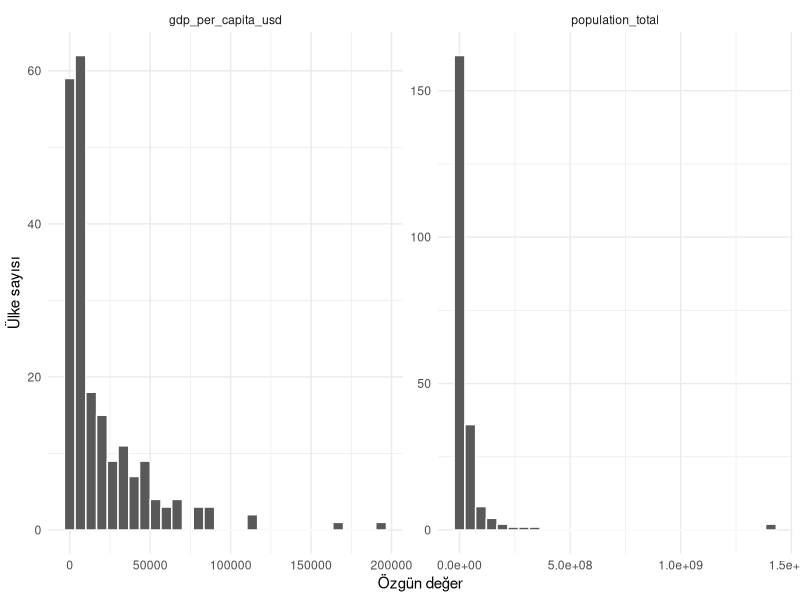
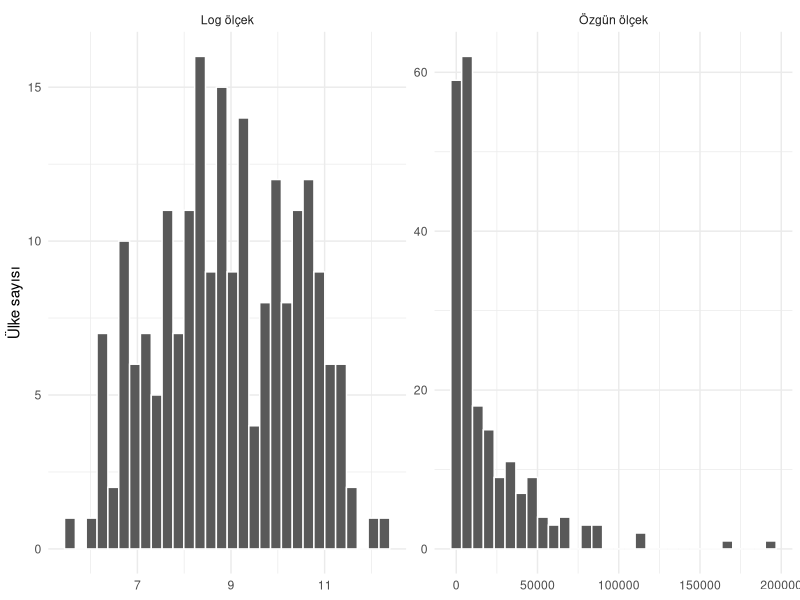
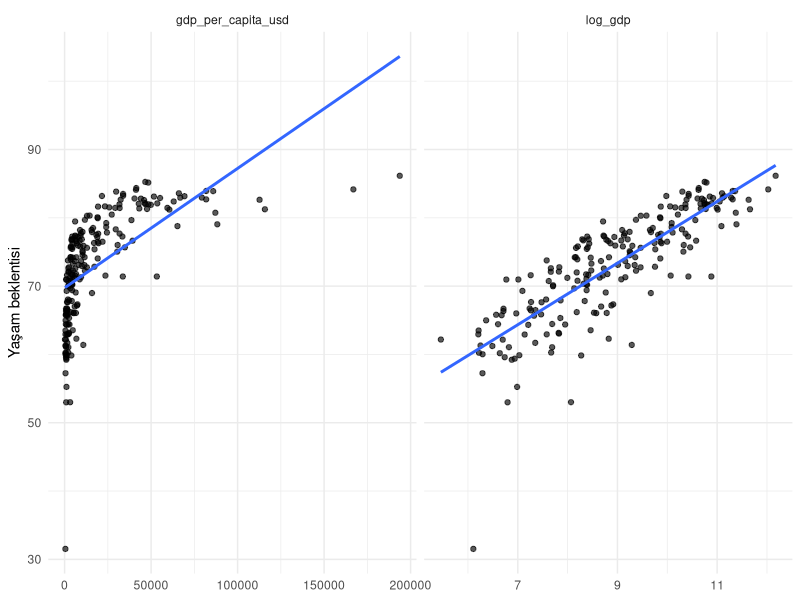
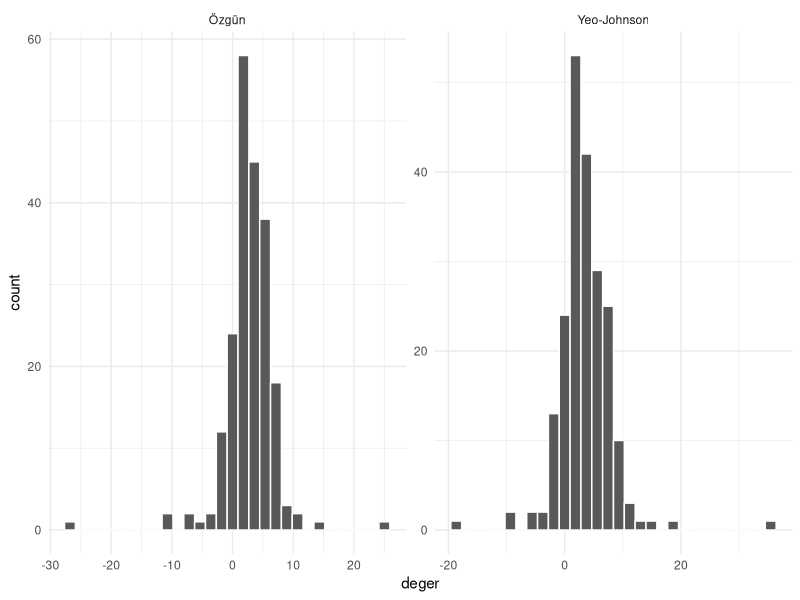
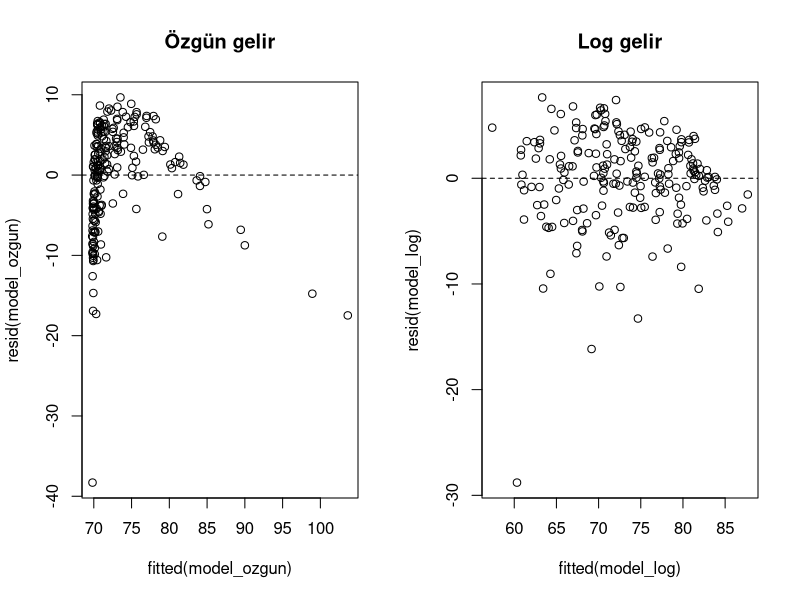

These charts were generated, in order, by the following R code:
## ---- chunk 1
#| label: transform-setup

library(dplyr)
library(tidyr)
library(ggplot2)

countries <- readr::read_csv(
  "data/countries.csv",
  show_col_types = FALSE
)

indicator_dictionary <- readr::read_csv(
  "data/indicator_dictionary.csv",
  show_col_types = FALSE
)
## ---- chunk 2
#| label: transform-dictionary

indicator_dictionary |>
  filter(indicator %in% c(
    "gdp_per_capita_usd",
    "population_total",
    "co2_per_capita",
    "gdp_growth_pct"
  )) |>
  select(indicator, unit, original_indicator, first_year, last_year)
## ---- chunk 3
#| label: transform-skewness-function

carpiklik <- function(x) {
  x <- x[is.finite(x)]
  merkez <- mean(x)
  olcek <- sd(x)
  mean(((x - merkez) / olcek)^3)
}

c(
  nufus = carpiklik(countries$population_total),
  kisi_basi_gsyh = carpiklik(countries$gdp_per_capita_usd),
  yasam_beklentisi = carpiklik(countries$life_expectancy_total)
)
## ---- chunk 4
#| label: transform-original-distributions
#| fig-cap: "2019 ülke göstergelerinin özgün ölçekte dağılımları."

countries |>
  select(population_total, gdp_per_capita_usd) |>
  pivot_longer(everything(), names_to = "gosterge", values_to = "deger") |>
  ggplot(aes(x = deger)) +
  geom_histogram(bins = 30, color = "white", na.rm = TRUE) +
  facet_wrap(~ gosterge, scales = "free") +
  labs(x = "Özgün değer", y = "Ülke sayısı") +
  theme_minimal()
## ---- chunk 5
#| label: transform-log-example

countries_log <- countries |>
  mutate(
    log_population = log(population_total),
    log_gdp_per_capita = log(gdp_per_capita_usd)
  )

c(
  gdp_ozgun_carpiklik = carpiklik(countries$gdp_per_capita_usd),
  gdp_log_carpiklik = carpiklik(countries_log$log_gdp_per_capita)
)
## ---- chunk 6
#| label: transform-log-plot
#| fig-cap: "Kişi başına GSYH dağılımının özgün ve doğal logaritmik ölçekte karşılaştırılması."

countries |>
  transmute(
    `Özgün ölçek` = gdp_per_capita_usd,
    `Log ölçek` = log(gdp_per_capita_usd)
  ) |>
  pivot_longer(everything(), names_to = "olcek", values_to = "deger") |>
  ggplot(aes(x = deger)) +
  geom_histogram(bins = 30, color = "white", na.rm = TRUE) +
  facet_wrap(~ olcek, scales = "free") +
  labs(x = NULL, y = "Ülke sayısı") +
  theme_minimal()
## ---- chunk 7
#| label: transform-log-bases

x <- c(1, 10, 100, 1000)

data.frame(
  x,
  dogal_log = log(x),
  log10 = log10(x),
  log2 = log2(x)
)
## ---- chunk 8
#| label: transform-log-domain

log(c(10, 1, 0))
## ---- chunk 9
#| label: transform-log1p

ornek_sayim <- c(0, 1, 5, 20, 100)

data.frame(
  ozgun = ornek_sayim,
  log1p = log1p(ornek_sayim)
)
## ---- chunk 10
#| label: transform-sqrt

ornek_sayim <- c(0, 1, 4, 9, 25, 100)

data.frame(
  ozgun = ornek_sayim,
  karekok = sqrt(ornek_sayim),
  log1p = log1p(ornek_sayim)
)
## ---- chunk 11
#| label: transform-reciprocal

hiz <- c(20, 40, 80)

data.frame(
  hiz,
  birim_mesafe_suresi = 1 / hiz
)
## ---- chunk 12
#| label: transform-yeojohnson

library(recipes)

buyume_verisi <- countries |>
  select(country, gdp_growth_pct) |>
  drop_na()

yj_tarifi <- recipe(~ gdp_growth_pct, data = buyume_verisi) |>
  step_YeoJohnson(gdp_growth_pct)

yj_hazir <- prep(yj_tarifi, training = buyume_verisi)

buyume_yj <- bake(yj_hazir, new_data = buyume_verisi)

tidy(yj_hazir, number = 1)
## ---- chunk 13
#| label: transform-yeojohnson-compare

c(
  ozgun_carpiklik = carpiklik(buyume_verisi$gdp_growth_pct),
  yj_carpiklik = carpiklik(buyume_yj$gdp_growth_pct)
)
## ---- chunk 14
#| label: transform-relationship
#| fig-cap: "Yaşam beklentisi ile kişi başına GSYH ilişkisi özgün ve logaritmik gelir ölçeğinde."

countries |>
  select(life_expectancy_total, gdp_per_capita_usd) |>
  drop_na() |>
  mutate(log_gdp = log(gdp_per_capita_usd)) |>
  pivot_longer(
    c(gdp_per_capita_usd, log_gdp),
    names_to = "gelir_olcegi",
    values_to = "gelir"
  ) |>
  ggplot(aes(x = gelir, y = life_expectancy_total)) +
  geom_point(alpha = 0.65) +
  geom_smooth(method = "lm", se = FALSE) +
  facet_wrap(~ gelir_olcegi, scales = "free_x") +
  labs(x = NULL, y = "Yaşam beklentisi") +
  theme_minimal()
## ---- chunk 15
#| label: transform-back-transform

log_deger <- log(c(1000, 5000, 10000))

data.frame(
  log_deger,
  geri_donusmus = exp(log_deger)
)
## ---- chunk 16
#| label: transform-vs-scale

gdp_gozlenen <- countries$gdp_per_capita_usd[
  !is.na(countries$gdp_per_capita_usd)
]

data.frame(
  ozgun_carpiklik = carpiklik(gdp_gozlenen),
  standart_carpiklik = carpiklik(as.numeric(scale(gdp_gozlenen))),
  log_carpiklik = carpiklik(log(gdp_gozlenen))
)
## ---- chunk 17
#| label: transform-solution-1

countries |>
  summarise(
    across(
      c(population_total, gdp_current_usd, co2_per_capita),
      carpiklik
    )
  )
## ---- chunk 18
#| label: transform-solution-2

gdp_donusum <- countries |>
  filter(!is.na(gdp_per_capita_usd)) |>
  transmute(
    country,
    ozgun = gdp_per_capita_usd,
    dogal_log = log(gdp_per_capita_usd),
    log10 = log10(gdp_per_capita_usd),
    karekok = sqrt(gdp_per_capita_usd)
  )

all(order(gdp_donusum$ozgun) == order(gdp_donusum$dogal_log))
all(order(gdp_donusum$ozgun) == order(gdp_donusum$karekok))
## ---- chunk 19
#| label: transform-solution-3

range(countries$population_growth_pct, na.rm = TRUE)
log(countries$population_growth_pct[countries$population_growth_pct <= 0])
## ---- chunk 20
#| label: transform-solution-4
#| fig-cap: "GSYH büyüme oranının özgün ve Yeo--Johnson dönüşümlü dağılımı."

bind_rows(
  tibble(olcek = "Özgün", deger = buyume_verisi$gdp_growth_pct),
  tibble(olcek = "Yeo-Johnson", deger = buyume_yj$gdp_growth_pct)
) |>
  ggplot(aes(x = deger)) +
  geom_histogram(bins = 30, color = "white") +
  facet_wrap(~ olcek, scales = "free") +
  theme_minimal()

tidy(yj_hazir, number = 1)
## ---- chunk 21
#| label: transform-solution-5

model_verisi <- countries |>
  select(life_expectancy_total, gdp_per_capita_usd) |>
  drop_na()

model_ozgun <- lm(
  life_expectancy_total ~ gdp_per_capita_usd,
  data = model_verisi
)

model_log <- lm(
  life_expectancy_total ~ log(gdp_per_capita_usd),
  data = model_verisi
)

c(
  ozgun_r2 = summary(model_ozgun)$r.squared,
  log_r2 = summary(model_log)$r.squared
)

par(mfrow = c(1, 2))
plot(fitted(model_ozgun), resid(model_ozgun), main = "Özgün gelir")
abline(h = 0, lty = 2)
plot(fitted(model_log), resid(model_log), main = "Log gelir")
abline(h = 0, lty = 2)
par(mfrow = c(1, 1))
## ---- chunk 22
#| label: transform-solution-6

x <- c(0, 1e-12, 0.1, 1, 10)
all.equal(log1p(x), log(x + 1))
